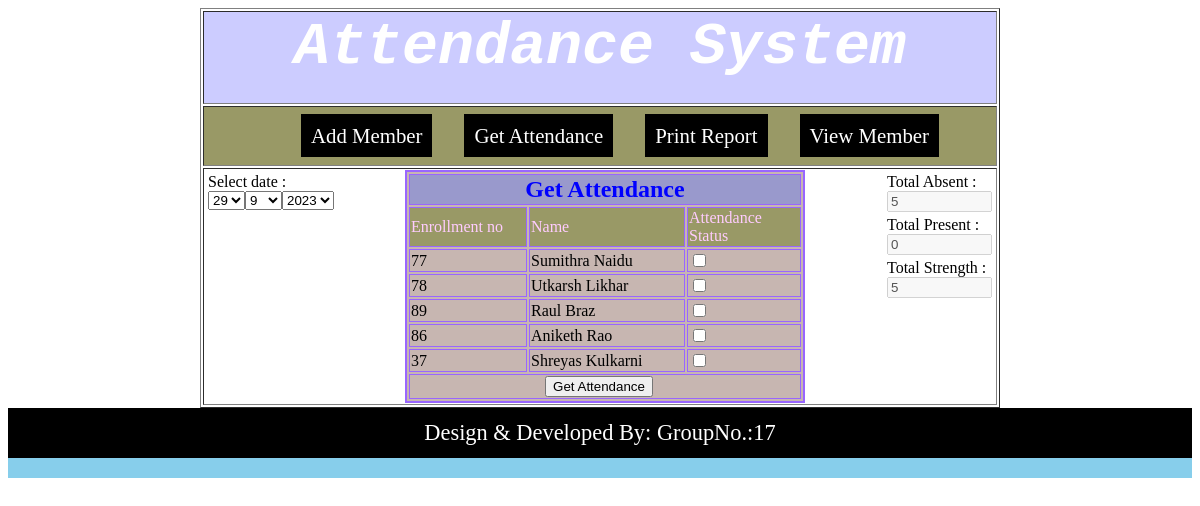
The page /getattendance.php on the database its author committed.
### tables this page shows
CREATE TABLE `member` (
  `member_id` int(10) NOT NULL,
  `enrollment_no` bigint(10) NOT NULL,
  `name` varchar(30) NOT NULL
);

### getattendance.php (the view, shortened to what this page needs)
<table width="800" border="1" align="center">
      <tr>
        <td bordercolor="#330033" bgcolor="#CCCCFF"><h1 align="center"><strong><span class="style1">Attendance System</span></strong></h1></td>
      </tr>
      <tr>
        <td bgcolor="#999966"><div align="center">
       						<?php
									include "menu.php";
							?>
        				</div>       </td>
      </tr>
      <tr>
        <td>
        <form action="getattendance2.php" method="post">
        <table width="180px" align="left" style="">
            	<tr>
                	<td> Select date : <br />
                   <?php
				 		    $dt = getdate();
							$day = $dt["mday"];
							$month = date("m");
							$year = $dt["year"];
							echo "<select name='cdate'>";
							for($a=1;$a<=31;$a++)
							{
								if($day == $a)
									echo "<option value='$a' selected='selected'>$a</option>";
								else
									echo "<option value='$a' >$a</option>";
							}
							echo "</select><select name='cmonth'>";
							for($a=1;$a<=12;$a++)
							{
								if($month == $a)
									echo "<option value='$a' selected='selected'>$a</option>";
								else
									echo "<option value='$a' >$a</option>";
							}
							echo "</select><select name='cyear'>";
							for($a=2010;$a<=$year;$a++)
							{
								if($year == $a)
									echo "<option value='$a' selected='selected'>$a</option>";
								else
									echo "<option value='$a' >$a</option>";
							}
							echo "</select>";
						?>
                    </td>
                </tr>
             </table>
          <table width="400" border="2" align="left" bordercolor="#9966FF" bgcolor="#C7B6B1" style="margin-left:20px;">
            <tr>
              <td colspan="3" bgcolor="#9999CC"><div align="center"><strong><span class="style2">Get Attendance</span></strong></div></td>
            </tr>
            <tr bgcolor="#999966">
              <td width="114"><span class="style7">Enrollment no</span></td>
              <td width="152"><span class="style7">Name</span></td>
              <td width="110"><span class="style7">Attendance Status</span></td>
            </tr>
            <?php
				include "connect.php";
				extract($_POST);
				$query = "select *from member order by 'member_id'";
				$s = 0;
				$result = mysqli_query($con,$query)or die("Error!");
				while($rec = mysqli_fetch_array($result))
				{
					$s = $s + 1;
					echo ' <tr>
							  <td width="114">'.$rec["enrollment_no"].'</td>
							  <td width="152">'.$rec["name"].'</td>
							  <td width="110"><input type=checkbox name='.$rec["member_id"].' onclick="getatt(this.checked);"/></td>
							</tr>';
				}
			?>
            <tr>
              <td colspan="3"><div align="center">
                <input type="submit" value="Get Attendance" name="btnsubmit"/>
                &nbsp;&nbsp;</div></td>
            </tr>
          </table>
          </form>
         	<table width="100px" align="right" style="margin-left:35px">
            	<tr>
                	<td> Total Absent : <input type="text" id="txtAbsent" value="<?php print $s; ?>" size="10" disabled="disabled"/></td>
                </tr>
                <tr>
                	<td> Total Present : <input type="text" id="txtPresent" value="0" size="10"  disabled="disabled"/></td>
                </tr>
                <tr>
                	<td> Total Strength : <input type="text" id="txtStrength" value="<?php print $s; ?>" size="10" disabled="disabled"/></td>
                </tr>
             </table>
         </td>
      </tr>
    </table>
<?php include  "footer.php"; ?>

### menu.php (shortened to what this page needs)
<ul style="list-style:none;display:inline-block">
	<li style="float:left">&nbsp;&nbsp;&nbsp;&nbsp;<a href="index.php" class="menu">Add Member</a>&nbsp;&nbsp;&nbsp;&nbsp;</li>
    <li style="float:left">&nbsp;&nbsp;&nbsp;&nbsp;<a href="getattendance.php" class="menu">Get Attendance</a>&nbsp;&nbsp;&nbsp;&nbsp;</li>
    <li style="float:left">&nbsp;&nbsp;&nbsp;&nbsp;<a href="printreport.php" class="menu">Print Report</a>&nbsp;&nbsp;&nbsp;&nbsp;</li>
    <li style="float:left">&nbsp;&nbsp;&nbsp;&nbsp;<a href="viewmember.php" class="menu">View Member</a>&nbsp;&nbsp;&nbsp;&nbsp;</li>
</ul>

### footer.php
<div style="background-color: black; color: white; font-size: 1.4em; padding: 12px;
 text-align: center;">Design & Developed By: GroupNo.:17</div>
	<div style="background-color: skyblue; color: white; font-size: 1.6em; padding: 10px;
  text-align: center;">
</div>

### getattendance.php (style rules this page uses)
.style2 { font-size: 24px; color: #0000FF; }
.style7 { color: #FFCCFF }

### menu.php (style rules this page uses)
.menu { color: white; background-color: black; padding: 10px; font-size: 1.3em; text-decoration: none; }

### rows shown on the page
member: enrollment_no "77", name "Sumithra Naidu"
member: enrollment_no "78", name "Utkarsh Likhar"
member: enrollment_no "89", name "Raul Braz"
member: enrollment_no "86", name "Aniketh Rao"
member: enrollment_no "37", name "Shreyas Kulkarni"

### other values the page prints
form field cdate "29"
form field cmonth "9"
form field cyear "2023"
